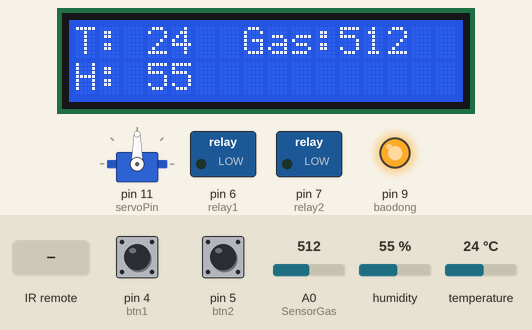
A sketch run on a simulated Arduino Uno, built with avr-gcc and run on an emulated ATmega328P. Shown: 16×2 character LCD, servo, switched loads named in the sketch (green lamp = pin HIGH), output pins drawn as LEDs (lit = HIGH). The test bench sets the inputs (shaded band); at power-on: A0 (SensorGas) = 512, pin 4 (btn1) LOW, pin 5 (btn2) LOW, humidity 55 %, temperature 24 °C. What the sketch prints to the serial monitor is not drawn.

Above: at 1.2 s.
1.3 s: A0 (SensorGas) set to 483
At 4.6 s:
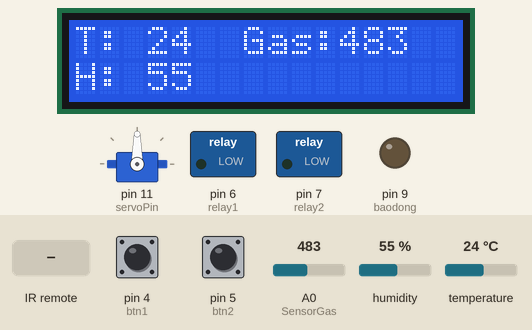
5.3 s: pin 4 (btn1) pulled HIGH for 0.15 s
At 5.8 s:
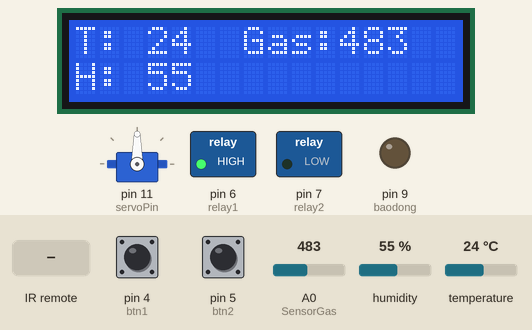
6.9 s: A0 (SensorGas) set to 510
At 10.4 s:
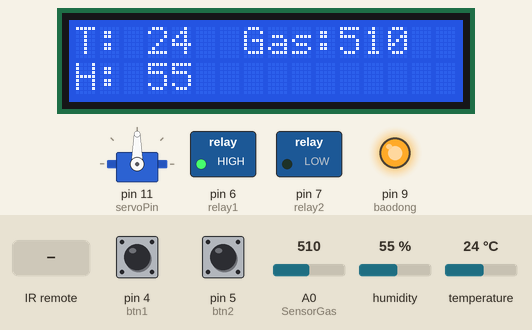
11.3 s: pin 5 (btn2) pulled HIGH for 0.15 s
At 12.6 s:
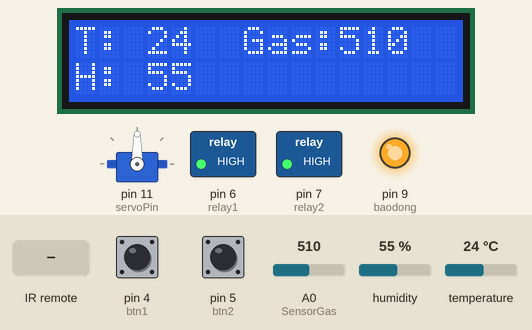
12.9 s: infrared code 0xFF30CF received
At 13.3 s:
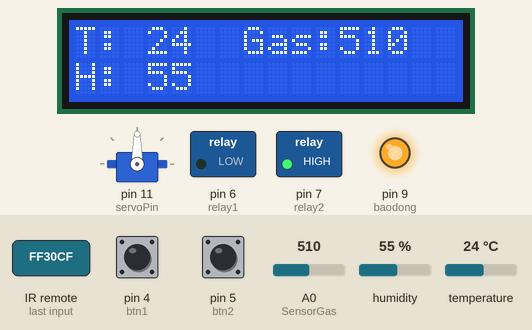
14.4 s: A0 (SensorGas) set to 490
At 16.1 s:
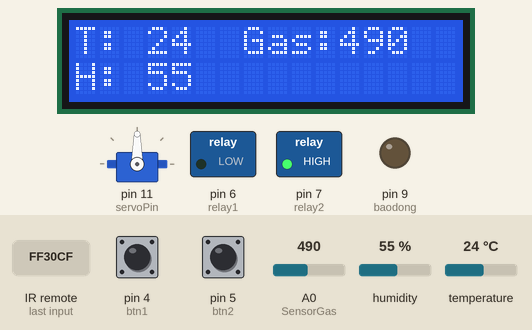
Timing chart, 0 to 17.6 s (numbered marks = the images above; inputs shaded):
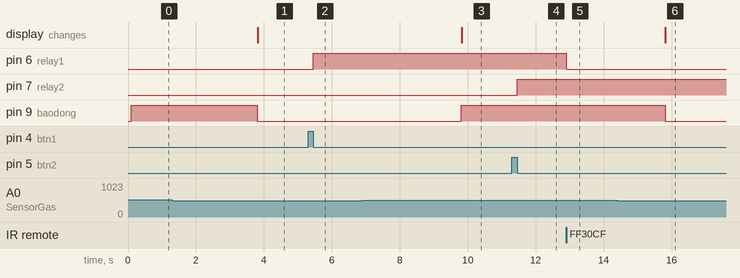

The sketch:

code_arduino.ino
```cpp
#include <LiquidCrystal_I2C.h>
#include <SoftwareSerial.h>
#include <SimpleTimer.h>
#include <IRremote.h>
#include <Servo.h>
#include <DHT.h>

Servo myservo;

SoftwareSerial esp8266(3,2);//tx-2, rx-3
LiquidCrystal_I2C lcd(0x27,16,2);
SimpleTimer timer;

int btn1 = 4;
int btn2 = 5;

int relay1 = 6;
int relay2 = 7;

const int DHTPIN = 8;
const int DHTTYPE = DHT11;
DHT dht(DHTPIN, DHTTYPE);

int baodong = 9;

const int receiverPin = 10;

IRrecv irrecv(receiverPin);
decode_results results;

int SensorGas = A0;
int bientro = A1;
int servoPin = 11;

String cdata,myString;
char rdata;

byte relay1Status = 0;
byte relay2Status = 0;

void setup() {
  lcd.begin();
  lcd.backlight();
  lcd.clear();

  lcd.setCursor(0,0);
  lcd.print("T:");
  lcd.setCursor(0,1);
  lcd.print("H:");
  lcd.setCursor(7,0);
  lcd.print("Gas:");

	Serial.begin(9600);
	esp8266.begin(9600);

  pinMode(btn1, INPUT);
  pinMode(btn2, INPUT);

  pinMode(SensorGas,INPUT);

  pinMode(relay1, OUTPUT);
  pinMode(relay2, OUTPUT);
  pinMode(baodong, OUTPUT);

  myservo.attach(servoPin);

  irrecv.enableIRIn();

  digitalWrite(baodong, 0);

  timer.setInterval(0, Button_1);
  timer.setInterval(0, Button_2);
  timer.setInterval(3000, Sensor);
  timer.setInterval(0, remote);

}

void loop() {
  timer.run();

  if(Serial.available() > 0){
    rdata = Serial.read();

    myString = myString + rdata;
    if(rdata == '\n'){
      String key = getValue(myString, ',', 0);

      if(key == "V4"){
        String relay1 = getValue(myString, ',',1);
        relay1Status = relay1.toInt();
        cdata = cdata+"relay1,"+relay1Status;
        Serial.println(cdata);
        cdata ="";
      }
      if(key == "V5"){
        String relay2 = getValue(myString, ',',1);
        relay2Status = relay2.toInt();
        cdata = cdata+"relay2,"+relay2Status;
        Serial.println(cdata);
        cdata ="";
      }
      myString = "";
    }
  }

    digitalWrite(relay1, relay1Status);
    digitalWrite(relay2, relay2Status);
}

void Button_1(){
  if(digitalRead(btn1) == 1){
    int i = 0;
    while (digitalRead(btn1) == 1);
      relay1Status = !relay1Status;
      cdata = cdata+"relay1,"+relay1Status;
      Serial.println(cdata);
      cdata ="";
  }
}
void Button_2(){
  if(digitalRead(btn2) == 1){
    while (digitalRead(btn2) == 1);
    relay2Status = !relay2Status;
    cdata = cdata+"relay2,"+relay2Status;
    Serial.println(cdata);
    cdata ="";
  }
}

void Sensor(){
  int h = dht.readHumidity();// Đoc nhiệt độ
  int t = dht.readTemperature();// Đọc độ ẩm
  int g = analogRead(SensorGas);// Đọc nồng độ khí Gas
  if(g > 500){
    digitalWrite(baodong, 1);
  }
  else{
    digitalWrite(baodong, 0);
  }
  if(isnan(t) || isnan(h)){

  }
  else{
    lcd.setCursor(3,0);
    lcd.print(t);
    lcd.setCursor(3,1);
    lcd.print(h);
    lcd.setCursor(11,0);
    lcd.print(g);

    cdata = cdata+"sensor,"+t+","+h+","+g;
    Serial.println(cdata);
    cdata ="";
  }

}

void remote(){
  if(irrecv.decode(&results)){
    if(results.value == 16724175){ // Phím 1
      relay1Status = !relay1Status;
      cdata = cdata+"relay1,"+relay1Status;
      Serial.println(cdata);
      cdata ="";
    }
    if(results.value == 16718055){ // Phím 2
      relay2Status = !relay2Status;
      cdata = cdata+"relay2,"+relay2Status;
      Serial.println(cdata);
      cdata ="";
    }
    if(results.value == 16753245 ){ // Phím CH-
      int value = 0;
      int servoPos = map(value, 0, 1023, 0, 180);
      myservo.write(servoPos);
    }
    if(results.value == 16769565 ){ // Phím CH+
      int value = 1023;
      int servoPos = map(value, 0, 1023, 0, 180);
      myservo.write(servoPos);
    }

    irrecv.resume();
  }
}

String getValue(String data, char separator, int index){
  int found = 0;
  int strIndex[] = { 0, -1 };
  int maxIndex = data.length() - 1;
  for (int i = 0; i <= maxIndex && found <= index; i++) {
    if (data.charAt(i ) == separator || i == maxIndex) {
      found++;
      strIndex[0] = strIndex[1] + 1;
      strIndex[1] = (i == maxIndex) ? i+1 : i;
    }
  }
  return found > index ? data.substring(strIndex[0], strIndex[1]) : "";
}
```

Measured:
- the behaviour switches between 501 and 500 on A0 (SensorGas) (found by bisection; images 0 and 1)
- after the input at 1.3 s, pin 9 (baodong): HIGH → LOW after 2.5 s; the display: changes after 2.5 s (image 1)
- after the input at 5.3 s, pin 6 (relay1): LOW → HIGH after 0.15 s
- after the input at 6.9 s, pin 9 (baodong): LOW → HIGH after 2.9 s; the display: changes after 2.9 s (image 3)
- after the input at 11.3 s, pin 7 (relay2): LOW → HIGH after 0.15 s
- after the input at 12.9 s, pin 6 (relay1): HIGH → LOW at once
- after the input at 14.4 s, pin 9 (baodong): HIGH → LOW after 1.4 s; the display: changes after 1.4 s (image 6)
